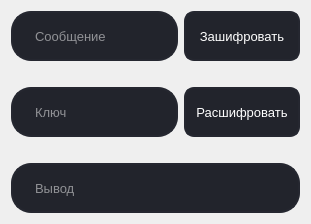
      <widget class="QWidget" name="tab_7">
       <attribute name="title">
        <string>Саша</string>
       </attribute>
       <layout class="QVBoxLayout" name="verticalLayout_12">
        <item>
         <layout class="QGridLayout" name="gridLayout_6">
          <item row="0" column="1">
           <widget class="QPushButton" name="encryptButton_7">
            <property name="minimumSize">
             <size>
              <width>0</width>
              <height>50</height>
             </size>
            </property>
            <property name="font">
             <font>
              <pointsize>10</pointsize>
             </font>
            </property>
            <property name="styleSheet">
             <string notr="true">QPushButton {
	border: 2px solid rgb(37, 39, 48);
	border-radius: 10px;
	color: #FFF;
	padding-right: 10px;
	padding-left: 10px;
	background-color: rgb(34, 36, 44);
}
QPushButton:hover {
	border: 2px solid rgb(48, 50, 62);
}
QPushButton:focus {
	border: 2px solid rgb(85, 170, 255);
	background-color: rgb(43, 45, 46);
}</string>
            </property>
            <property name="text">
             <string>Зашифровать</string>
            </property>
           </widget>
          </item>
          <item row="2" column="0">
           <widget class="QLineEdit" name="key_2">
            <property name="sizePolicy">
             <sizepolicy hsizetype="Expanding" vsizetype="Maximum">
              <horstretch>0</horstretch>
              <verstretch>0</verstretch>
             </sizepolicy>
            </property>
            <property name="minimumSize">
             <size>
              <width>0</width>
              <height>50</height>
             </size>
            </property>
            <property name="font">
             <font>
              <pointsize>10</pointsize>
             </font>
            </property>
            <property name="styleSheet">
             <string notr="true">QLineEdit {
	border: 2px solid rgb(37, 39, 48);
	border-radius: 20px;
	color: #FFF;
	padding-right: 20px;
	padding-left: 20px;
	background-color: rgb(34, 36, 44);
}
QLineEdit:hover {
	border: 2px solid rgb(48, 50, 62);
}
QLineEdit:focus {
	border: 2px solid rgb(85, 170, 255);
	background-color: rgb(43, 45, 46);
}</string>
            </property>
            <property name="placeholderText">
             <string>Ключ</string>
            </property>
           </widget>
          </item>
          <item row="0" column="0">
           <widget class="QLineEdit" name="message_7">
            <property name="sizePolicy">
             <sizepolicy hsizetype="Expanding" vsizetype="Maximum">
              <horstretch>0</horstretch>
              <verstretch>0</verstretch>
             </sizepolicy>
            </property>
            <property name="minimumSize">
             <size>
              <width>0</width>
              <height>50</height>
             </size>
            </property>
            <property name="font">
             <font>
              <pointsize>10</pointsize>
             </font>
            </property>
            <property name="styleSheet">
             <string notr="true">QLineEdit {
	border: 2px solid rgb(37, 39, 48);
	border-radius: 20px;
	color: #FFF;
	padding-right: 20px;
	padding-left: 20px;
	background-color: rgb(34, 36, 44);
}
QLineEdit:hover {
	border: 2px solid rgb(48, 50, 62);
}
QLineEdit:focus {
	border: 2px solid rgb(85, 170, 255);
	background-color: rgb(43, 45, 46);
}</string>
            </property>
            <property name="placeholderText">
             <string>Сообщение</string>
            </property>
           </widget>
          </item>
          <item row="4" column="0" colspan="2">
           <widget class="QLineEdit" name="result_7">
            <property name="sizePolicy">
             <sizepolicy hsizetype="Expanding" vsizetype="Maximum">
              <horstretch>0</horstretch>
              <verstretch>0</verstretch>
             </sizepolicy>
            </property>
            <property name="minimumSize">
             <size>
              <width>0</width>
              <height>50</height>
             </size>
            </property>
            <property name="font">
             <font>
              <pointsize>10</pointsize>
             </font>
            </property>
            <property name="styleSheet">
             <string notr="true">QLineEdit {
	border: 2px solid rgb(37, 39, 48);
	border-radius: 20px;
	color: #FFF;
	padding-right: 20px;
	padding-left: 20px;
	background-color: rgb(34, 36, 44);
}
QLineEdit:hover {
	border: 2px solid rgb(48, 50, 62);
}
QLineEdit:focus {
	border: 2px solid rgb(85, 170, 255);
	background-color: rgb(43, 45, 46);
}</string>
            </property>
            <property name="readOnly">
             <bool>true</bool>
            </property>
            <property name="placeholderText">
             <string>Вывод</string>
            </property>
           </widget>
          </item>
          <item row="2" column="1">
           <widget class="QPushButton" name="decryptButton_7">
            <property name="minimumSize">
             <size>
              <width>0</width>
              <height>50</height>
             </size>
            </property>
            <property name="font">
             <font>
              <pointsize>10</pointsize>
             </font>
            </property>
            <property name="styleSheet">
             <string notr="true">QPushButton {
	border: 2px solid rgb(37, 39, 48);
	border-radius: 10px;
	color: #FFF;
	padding-right: 10px;
	padding-left: 10px;
	background-color: rgb(34, 36, 44);
}
QPushButton:hover {
	border: 2px solid rgb(48, 50, 62);
}
QPushButton:focus {
	border: 2px solid rgb(85, 170, 255);
	background-color: rgb(43, 45, 46);
}</string>
            </property>
            <property name="text">
             <string>Расшифровать</string>
            </property>
           </widget>
          </item>
          <item row="1" column="0">
           <spacer name="verticalSpacer_11">
            <property name="orientation">
             <enum>Qt::Vertical</enum>
            </property>
            <property name="sizeType">
             <enum>QSizePolicy::Fixed</enum>
            </property>
            <property name="sizeHint" stdset="0">
             <size>
              <width>20</width>
              <height>20</height>
             </size>
            </property>
           </spacer>
          </item>
          <item row="3" column="0">
           <spacer name="verticalSpacer_12">
            <property name="orientation">
             <enum>Qt::Vertical</enum>
            </property>
            <property name="sizeType">
             <enum>QSizePolicy::Fixed</enum>
            </property>
            <property name="sizeHint" stdset="0">
             <size>
              <width>20</width>
              <height>20</height>
             </size>
            </property>
           </spacer>
          </item>
         </layout>
        </item>
       </layout>
      </widget>
